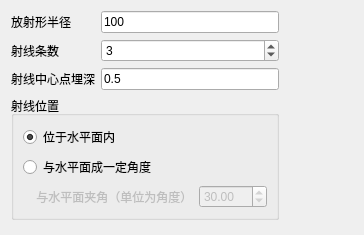
           <widget class="QWidget" name="tab_2">
            <attribute name="title">
             <string>放射形</string>
            </attribute>
            <layout class="QGridLayout" name="gridLayout_15">
             <item row="0" column="0">
              <layout class="QVBoxLayout" name="verticalLayout_7">
               <item>
                <layout class="QGridLayout" name="gridLayout_14">
                 <item row="0" column="0">
                  <widget class="QLabel" name="label_38">
                   <property name="text">
                    <string>放射形半径</string>
                   </property>
                  </widget>
                 </item>
                 <item row="0" column="1">
                  <widget class="QLineEdit" name="lineEdit3_2_R">
                   <property name="text">
                    <string>100</string>
                   </property>
                  </widget>
                 </item>
                 <item row="1" column="0">
                  <widget class="QLabel" name="label_39">
                   <property name="text">
                    <string>射线条数</string>
                   </property>
                  </widget>
                 </item>
                 <item row="2" column="0">
                  <widget class="QLabel" name="label_41">
                   <property name="text">
                    <string>射线中心点埋深</string>
                   </property>
                  </widget>
                 </item>
                 <item row="2" column="1">
                  <widget class="QLineEdit" name="lineEdit3_2_D">
                   <property name="text">
                    <string>0.5</string>
                   </property>
                  </widget>
                 </item>
                 <item row="1" column="1">
                  <widget class="QSpinBox" name="spinBox3_2_N">
                   <property name="minimum">
                    <number>1</number>
                   </property>
                   <property name="maximum">
                    <number>9999</number>
                   </property>
                   <property name="singleStep">
                    <number>1</number>
                   </property>
                   <property name="value">
                    <number>3</number>
                   </property>
                  </widget>
                 </item>
                </layout>
               </item>
               <item>
                <widget class="QGroupBox" name="groupBox_9">
                 <property name="title">
                  <string>射线位置</string>
                 </property>
                 <layout class="QVBoxLayout" name="verticalLayout_5">
                  <item>
                   <widget class="QRadioButton" name="radioButton3_2_Earth">
                    <property name="text">
                     <string>位于水平面内</string>
                    </property>
                    <property name="checked">
                     <bool>true</bool>
                    </property>
                   </widget>
                  </item>
                  <item>
                   <widget class="QRadioButton" name="radioButton3_2_Angle">
                    <property name="text">
                     <string>与水平面成一定角度</string>
                    </property>
                   </widget>
                  </item>
                  <item>
                   <layout class="QHBoxLayout" name="horizontalLayout_4">
                    <item>
                     <widget class="QLabel" name="label_40">
                      <property name="enabled">
                       <bool>false</bool>
                      </property>
                      <property name="text">
                       <string>    与水平面夹角（单位为角度）</string>
                      </property>
                     </widget>
                    </item>
                    <item>
                     <widget class="QDoubleSpinBox" name="doubleSpinBox3_2_Angle">
                      <property name="enabled">
                       <bool>false</bool>
                      </property>
                      <property name="minimum">
                       <double>-180.000000000000000</double>
                      </property>
                      <property name="maximum">
                       <double>180.000000000000000</double>
                      </property>
                      <property name="singleStep">
                       <double>10.000000000000000</double>
                      </property>
                      <property name="value">
                       <double>30.000000000000000</double>
                      </property>
                     </widget>
                    </item>
                   </layout>
                  </item>
                 </layout>
                </widget>
               </item>
              </layout>
             </item>
             <item row="0" column="1">
              <spacer name="horizontalSpacer_4">
               <property name="orientation">
                <enum>Qt::Horizontal</enum>
               </property>
               <property name="sizeHint" stdset="0">
                <size>
                 <width>74</width>
                 <height>20</height>
                </size>
               </property>
              </spacer>
             </item>
             <item row="1" column="0">
              <spacer name="verticalSpacer_8">
               <property name="orientation">
                <enum>Qt::Vertical</enum>
               </property>
               <property name="sizeHint" stdset="0">
                <size>
                 <width>20</width>
                 <height>4</height>
                </size>
               </property>
              </spacer>
             </item>
            </layout>
           </widget>
